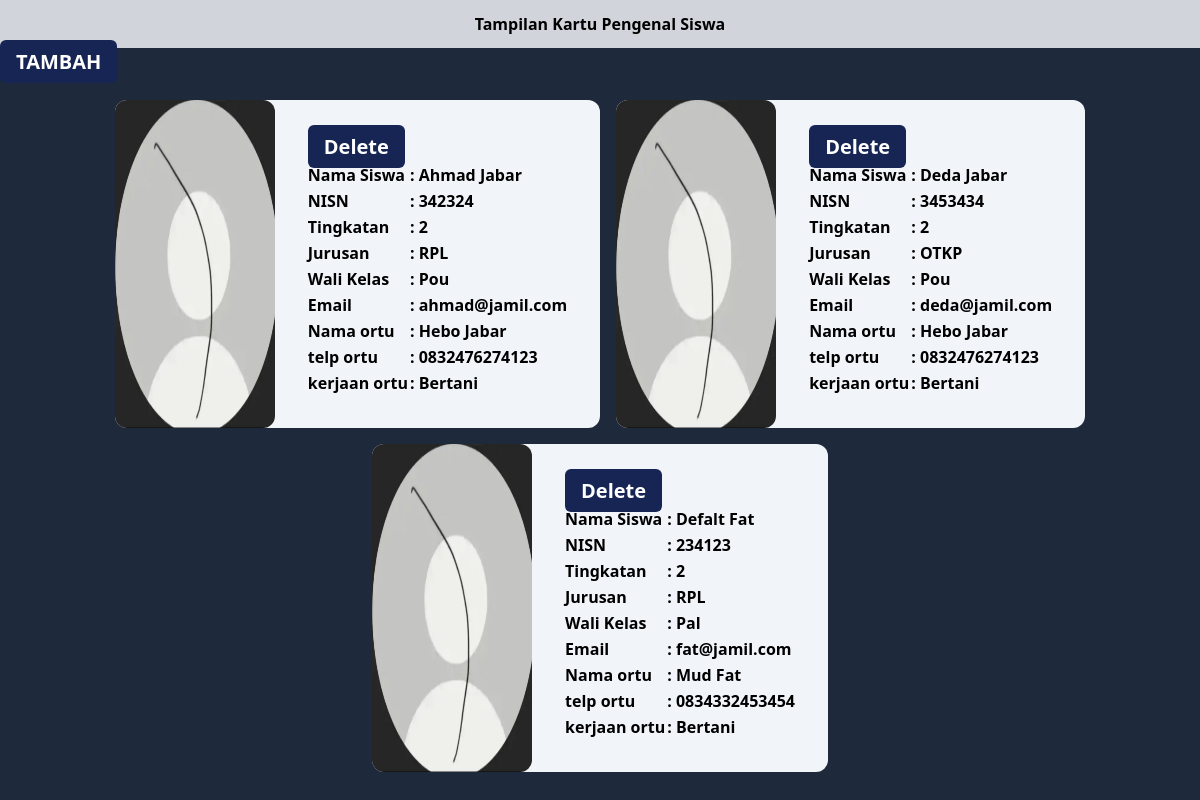
The page / on the database its author committed.
### tables this page shows
CREATE TABLE `tabel_siswa` (
  `Nomor` int(11) NOT NULL,
  `NISN` int(11) NOT NULL,
  `Nama Siswa` varchar(100) NOT NULL,
  `Tingkatan` int(11) NOT NULL,
  `Konsentrasi Keahlian` varchar(50) NOT NULL,
  `Wali Kelas` varchar(100) NOT NULL,
  `Alamat Siswa` text NOT NULL,
  `No. Telp Siswa` varchar(20) NOT NULL,
  `Email` varchar(50) NOT NULL,
  `Nama Orangtua` varchar(100) NOT NULL,
  `No. Telp Orangtua` varchar(20) NOT NULL,
  `Pekerjaan Orangtua` varchar(50) NOT NULL
);

### index.php (the view, shortened to what this page needs)
<?php
include('connecction.php');
$query = mysqli_query($conn, "SELECT * FROM `tabel_siswa`");
$results = mysqli_fetch_all($query, MYSQLI_ASSOC);
?>
<!DOCTYPE html>
<html>
<head>
    <script src="https://cdn.tailwindcss.com"></script>
</head>
<body class="bg-slate-800">
    <div class="judul w-full h-12 bg-gray-300 text-black text-2x2 font-bold flex justify-center items-center">
        <h1>Tampilan Kartu Pengenal Siswa</h1>
    </div>
    <div>
        <a href="add.php" class="w-fit px-4 py-2 bg-blue-950 text-white text-xl font-semibold rounded-md">TAMBAH</a>
    </div>
    <div class="list-card mt-2 mx-6 flex flex-row flex-wrap item-strect
    justify-center items-center  gap-4 p-4 ">
        <?php foreach ($results as $hasil) : ?>
            <div class="card-name bg-slate-100 rounded-xl p-0 dark:bg-slate-700 flex flex-row">
                <img src="./images/default-profile-picture.jpg" alt="" class="w-40 h-auto mx-auto rounded-xl">
                <div class="p-8 text-left space-y-4">
                    <table class="table">
                        <tr>
                            <td colspan="2">
                                <a href="delete.php?id=<?= $hasil['Nomor'] ?>" class="w-fit px-4 py-2 bg-blue-950 text-white text-xl font-semibold rounded-md">Delete</a>
                            </td>
                        </tr>
                        <tr>
                            <td class="font-bold text-base">Nama Siswa</td>
                            <td class="font-semibold text-base">: <?php echo $hasil["Nama Siswa"] ?></td>
                        </tr>
                        <tr>
                            <td class="font-bold text-base">NISN</td>
                            <td class="font-semibold text-base">: <?php echo $hasil["NISN"] ?></td>
                        </tr>
                        <tr>
                            <td class="font-bold text-base">Tingkatan</td>
                            <td class="font-semibold text-base">: <?php echo $hasil["Tingkatan"] ?></td>
                        </tr>
                        <tr>
                            <td class="font-bold text-base">Jurusan</td>
                            <td class="font-semibold text-base">: <?php echo $hasil["Konsentrasi Keahlian"] ?></td>
                        </tr>
                        <tr>
                            <td class="font-bold text-base">Wali Kelas</td>
                            <td class="font-semibold text-base">: <?php echo $hasil["Wali Kelas"] ?></td>
                        </tr>
                        <tr>
                            <td class="font-bold text-base">Email</td>
                            <td class="font-semibold text-base">: <?php echo $hasil["Email"] ?></td>
                        </tr>
                        <tr>
                            <td class="font-bold text-base">Nama ortu</td>
                            <td class="font-semibold text-base">: <?php echo $hasil["Nama Orangtua"] ?></td>
                        </tr>
                        <tr>
                            <td class="font-bold text-base">telp ortu</td>
                            <td class="font-semibold text-base">: <?php echo $hasil["No. Telp Orangtua"] ?></td>
                        </tr>
                        <tr>
                            <td class="font-bold text-base">kerjaan ortu</td>
                            <td class="font-semibold text-base">: <?php echo $hasil["Pekerjaan Orangtua"] ?></td>
                        </tr>
                    </table>
                </div>
            </div>
        <?php endforeach ?>
    </div>
</body>
</html>

### rows shown on the page
tabel_siswa: Nama Siswa "Ahmad Jabar", NISN "342324", Tingkatan "2", Konsentrasi Keahlian "RPL", Wali Kelas "Pou", Email "ahmad@jamil.com", Nama Orangtua "Hebo Jabar", value "0832476274123", Pekerjaan Orangtua "Bertani"
tabel_siswa: Nama Siswa "Deda Jabar", NISN "3453434", Tingkatan "2", Konsentrasi Keahlian "OTKP", Wali Kelas "Pou", Email "deda@jamil.com", Nama Orangtua "Hebo Jabar", value "0832476274123", Pekerjaan Orangtua "Bertani"
tabel_siswa: Nama Siswa "Defalt Fat", NISN "234123", Tingkatan "2", Konsentrasi Keahlian "RPL", Wali Kelas "Pal", Email "fat@jamil.com", Nama Orangtua "Mud Fat", value "0834332453454", Pekerjaan Orangtua "Bertani"
